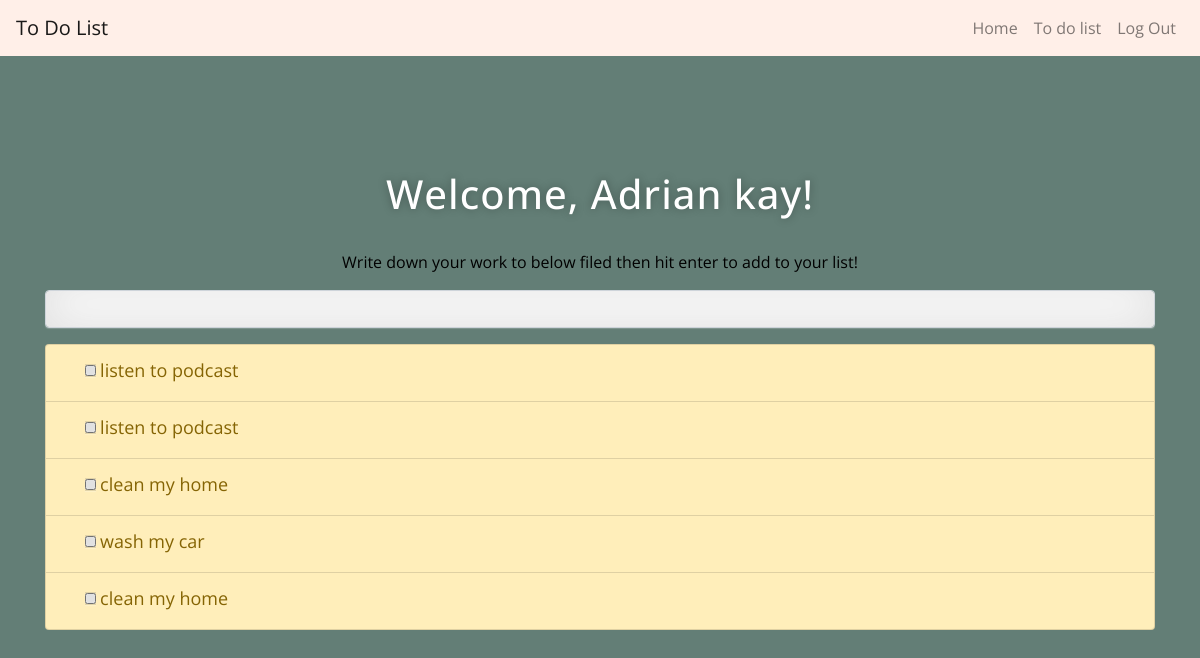
/todo_list (signed in), run on the app's committed database.
### main.py (models this page shows)
class User(UserMixin, db.Model):
    id = db.Column(db.Integer, primary_key=True)
    name = db.Column(db.String(1000), nullable=False)
    email = db.Column(db.String(100), unique=True, nullable=False)
    password = db.Column(db.String(100), nullable=False)
    lists = relationship("Lists", back_populates="user")

class Lists(db.Model):
    id = db.Column(db.Integer, primary_key=True)
    item = db.Column(db.Text(250), nullable=False)
    status = db.Column(db.String(250), nullable=False)
    user_id = db.Column(db.Integer, db.ForeignKey("user.id"))
    user = relationship("User", back_populates="lists")

### main.py (the view, shortened to what this page needs)
@app.route('/todo_list', methods=["POST", "GET"])
@login_required
def todo():
    form = TodoForm()
    user_lists = db.session.query(Lists).filter_by(user_id=current_user.id).all()
    items = [user_list.item for user_list in user_lists]
    print(items)
    return render_template("todo_list.html", name=current_user.name, logged_in=True, form=form,
                           items=items)

### main.py
class TodoForm(FlaskForm):
    Todo = StringField(validators=[DataRequired()])

### main.py (called while the page is built)
@login_manager.user_loader
def load_user(user_id):
    return User.query.get(int(user_id))

### templates/todo_list.html
{% extends "base.html" %}
{% import 'bootstrap/wtf.html' as wtf %}
{% block content %}
<div class="container">
  <h1 class="title">Welcome, {{name}}!</h1>
  <br>
  <p style="color: black; font-size:25;">Write down your work to below filed then hit enter to add to your list!</p>
  <p>{{ wtf.quick_form(form, novalidate=True) }}</p>
  {% if items != [] %}
        <ul class="list-group">
          {% for item in items %}
            <li class="list-group-item list-group-item-warning">
              <input class="item" type="checkbox" id="item" name="" value=""  data-width="5%">
              <label for="item" data-width="5%" > {{item}} </label>
            </li>
          {% endfor %}
        </ul>
  {% endif  %}
</div>
{% endblock %}

### static/css/styles.css (style rules this page uses)
* { -webkit-box-sizing:border-box; -moz-box-sizing:border-box; -ms-box-sizing:border-box; -o-box-sizing:border-box; box-sizing:border-box; }
html { width: 100%; height:100%; overflow:scroll; }
body { width: 100%; height:100%; font-family: 'Open Sans', sans-serif; background: #637E76; padding: 10px; }
p { color: #ee6f57; text-align: center; }
.container { margin-top: 10rem; text-align: center; }
.container h1 { color: #fff; text-shadow: 0 0 10px rgba(0,0,0,0.3); letter-spacing:1px; text-align:center; }
input { width: 100%; margin-bottom: 10px; background: rgba(0,0,0,0.3); border: none; outline: none; padding: 10px; font-size: 13px; color: #fff; text-shadow: 1px 1px 1px rgba(0,0,0,0.3); border: 1px solid rgba(0,0,0,0.3); border-radius: 4px; box-shadow: inset 0 -5px 45px rgba(100,100,100,0.2), 0 1px 1px rgba(255,255,255,0.2); -webkit-transition: box-shadow .5s ease; -moz-transition: box-shadow .5s ease; -o-transition: box-shadow .5s ease; -ms-transition: box-shadow .5s ease; transition: box-shadow .5s ease; }
.list-group input { margin-bottom: 5px; width: 1%; text-align: left; }
.list-group label { width: 95%; margin-bottom: 5px; font-size: 18px; text-align: left; }

### data on the page
User: name "Adrian kay"
Lists: item "listen to podcast"
Lists: item "listen to podcast"
Lists: item "clean my home"
Lists: item "wash my car"
Lists: item "clean my home"
